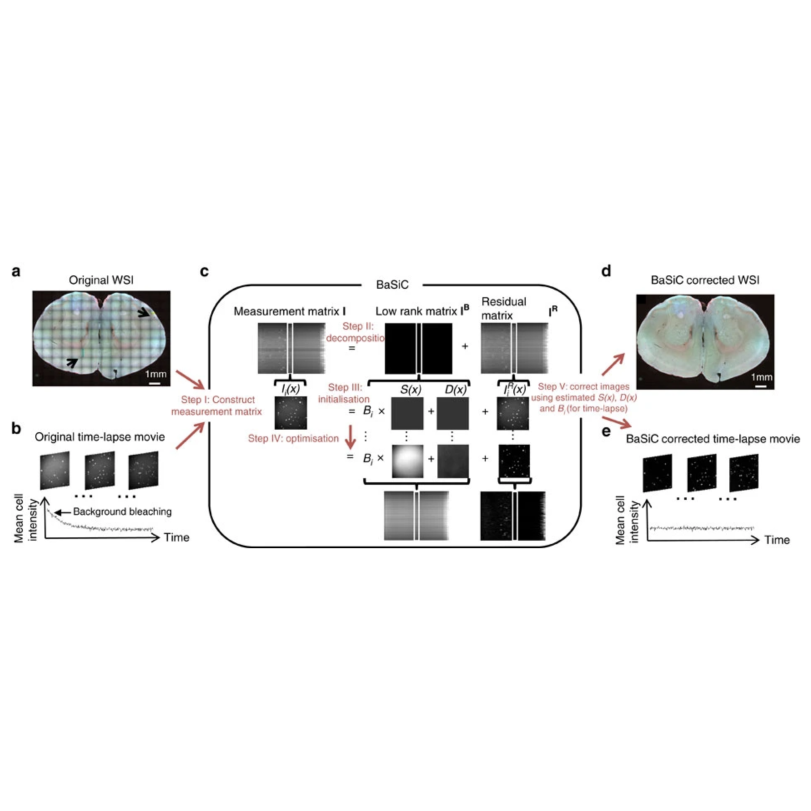
#> input picture images/basic_squared.png, 3242 x 3242 px (shown at 1/4 size)
$ python correct_image_shape.py basic_squared.png   (older library calls are emulated)
#> lines starting #> are read from the running program, lines starting #| are printed output that depends on the picture
from matplotlib import pyplot as plt
import numpy as np
import sys
import os
from PIL import Image


def make_images_squared(in_path):
    if len(in_path) < 1:
        in_path = ['/Users/lorenz.lamm/PhD_projects/group_website/lorenzlamm.github.io/images/basic_squared.png']
    for cur_path in in_path:

        img = Image.open(cur_path)
#> img is the input picture: PIL image 3242x3242 RGBA; mean R, G, B, A 76.8, 76.8, 76.6, 94.4

        print(img.size)
#| (3242, 3242)
        desired_shape = (2200, 1001)
        img = img.resize(desired_shape, Image.ANTIALIAS)
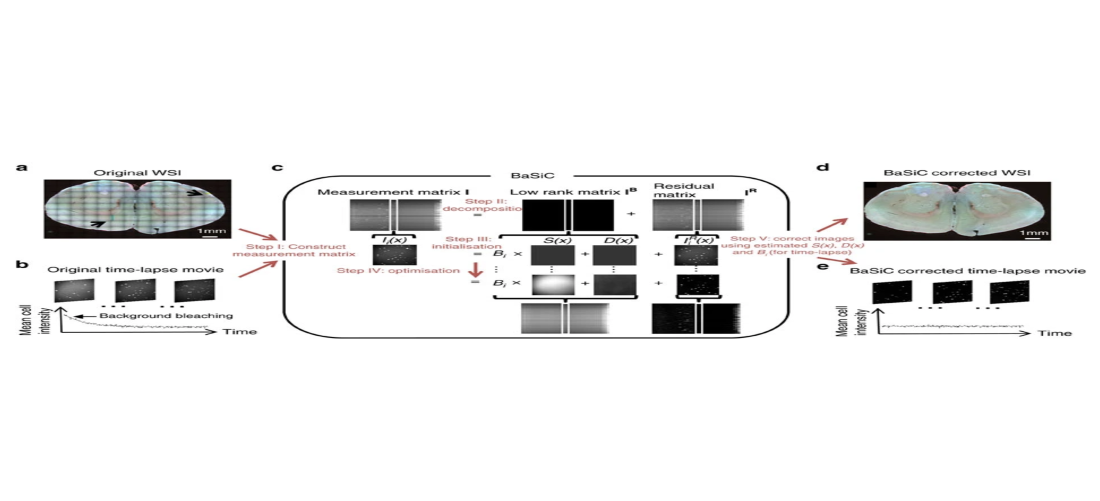
#> img: PIL image 2200x1001 RGBA (shown at 1/2 size); mean R, G, B, A 77.4, 77.4, 77.2, 94.4; transparent parts drawn white
        print(img.size)
#| (2200, 1001)
        img.save(os.path.splitext(cur_path)[0] + '_shaped.png', "PNG")


if __name__ == '__main__':
    make_images_squared(sys.argv[1:])

$ run again, with images/BaSiC_brain_squared.png copied over images/basic_squared.png
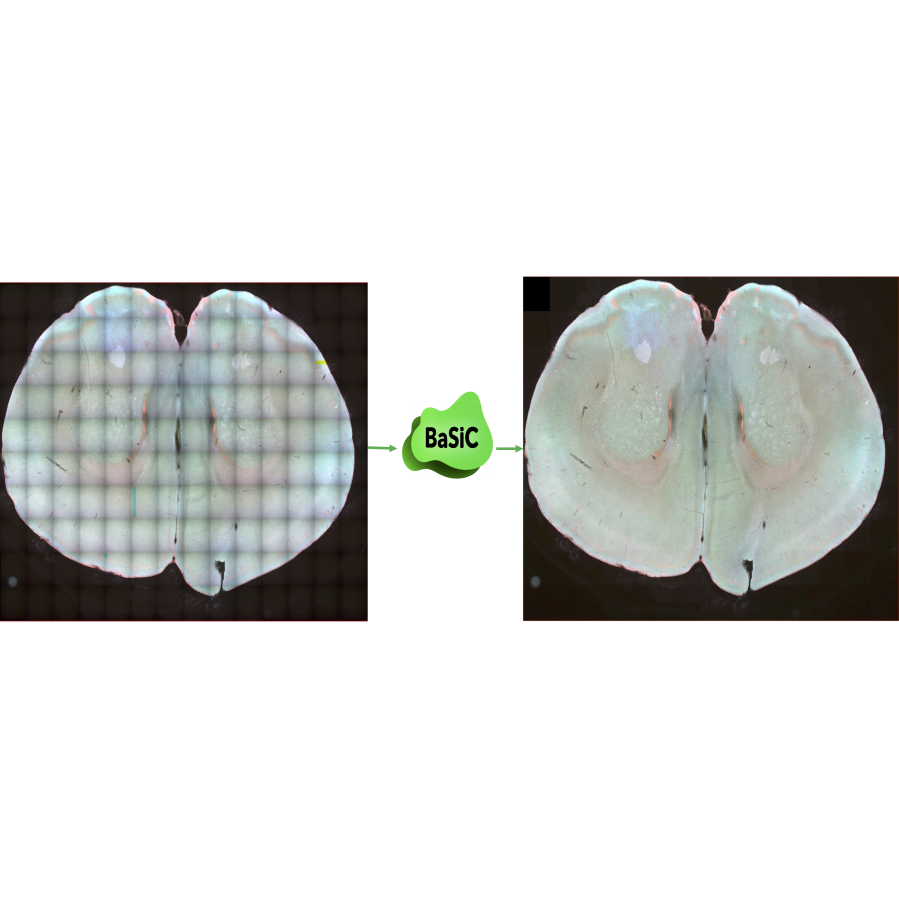
#> input picture images/BaSiC_brain_squared.png, 2696 x 2696 px (shown at 1/3 size)
#> in make_images_squared, img is the input picture: PIL image 2696x2696 RGBA; mean R, G, B, A 57, 58.6, 56.5, 98.2
#| (2696, 2696)
#> in make_images_squared, `img = img.resize(desired_shape, Image.ANTIALIAS)`:
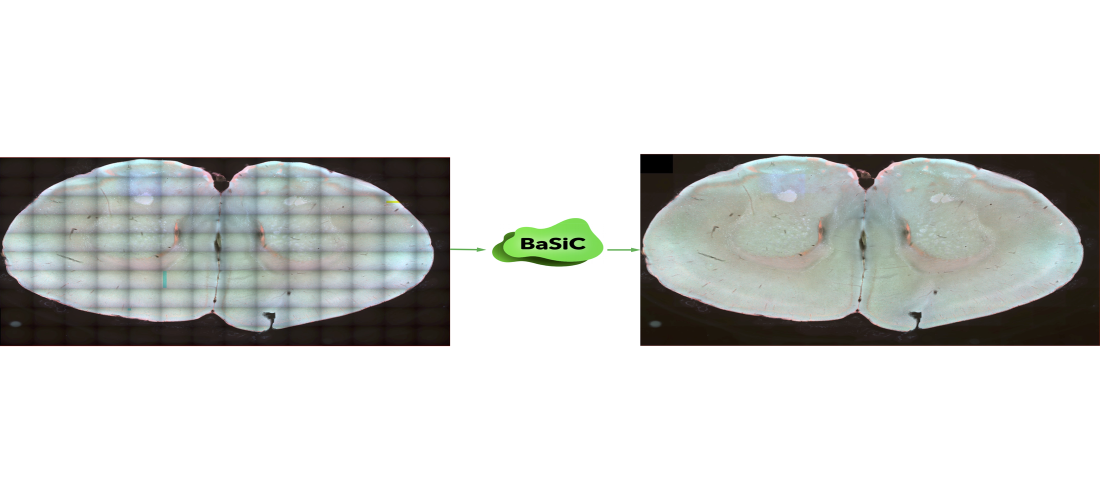
#> img: PIL image 2200x1001 RGBA (shown at 1/2 size); mean R, G, B, A 57.9, 59.5, 57.3, 98.2; transparent parts drawn white
#| (2200, 1001)
